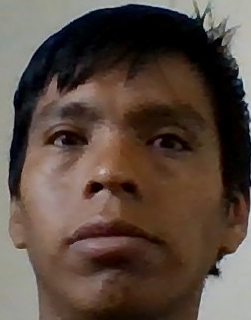
#> input picture TemplateM/template.png, 251 x 320 px
$ python matchingScaling.py
#> lines starting #> are read from the running program, lines starting #| are printed output that depends on the picture; after the words box and inside, x2 and y2 are one past the last pixel; in counts of white or black regions, pixels touching at a corner belong together
#!/usr/bin/env python3
# -*- coding: utf-8 -*-
"""
Created on Tue Jan  7 05:13:53 2020

@author: Gustavo
"""

# import the necessary packages
import numpy as np
import cv2


def image_resize(image, width = None, height = None, inter = cv2.INTER_AREA):
    # initialize the dimensions of the image to be resized and
    # grab the image size
    dim = None
    (h, w) = image.shape[:2]

    # if both the width and height are None, then return the
    # original image
    if width is None and height is None:
        return image

    # check to see if the width is None
    if width is None:
        # calculate the ratio of the height and construct the
        # dimensions
        r = height / float(h)
        dim = (int(w * r), height)

    # otherwise, the height is None
    else:
        # calculate the ratio of the width and construct the
        # dimensions
        r = width / float(w)
        dim = (width, int(h * r))

    # resize the image
    resized = cv2.resize(image, dim, interpolation = inter)

    # return the resized image
    return resized


path='/Users/Gustavo/AnacondaProjects/pythonCode/0_Database/Varios/placas/'


 # load the image image, convert it to grayscale, and detect edges
template = cv2.imread('template.png')
#> template is the input picture: shape (320, 251, 3); mean B, G, R 63.7, 73.3, 89.1
template = cv2.cvtColor(template, cv2.COLOR_BGR2GRAY)
#> template: shape (320, 251)
template = cv2.Canny(template, 50, 200)
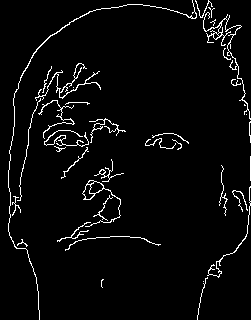
#> template: shape (320, 251); 3.9% white in thin lines or dots
(tH, tW) = template.shape[:2]
#> tH = 320; tW = 251
cv2.imshow("Template", template)

image = cv2.imread('yo3.jpg')
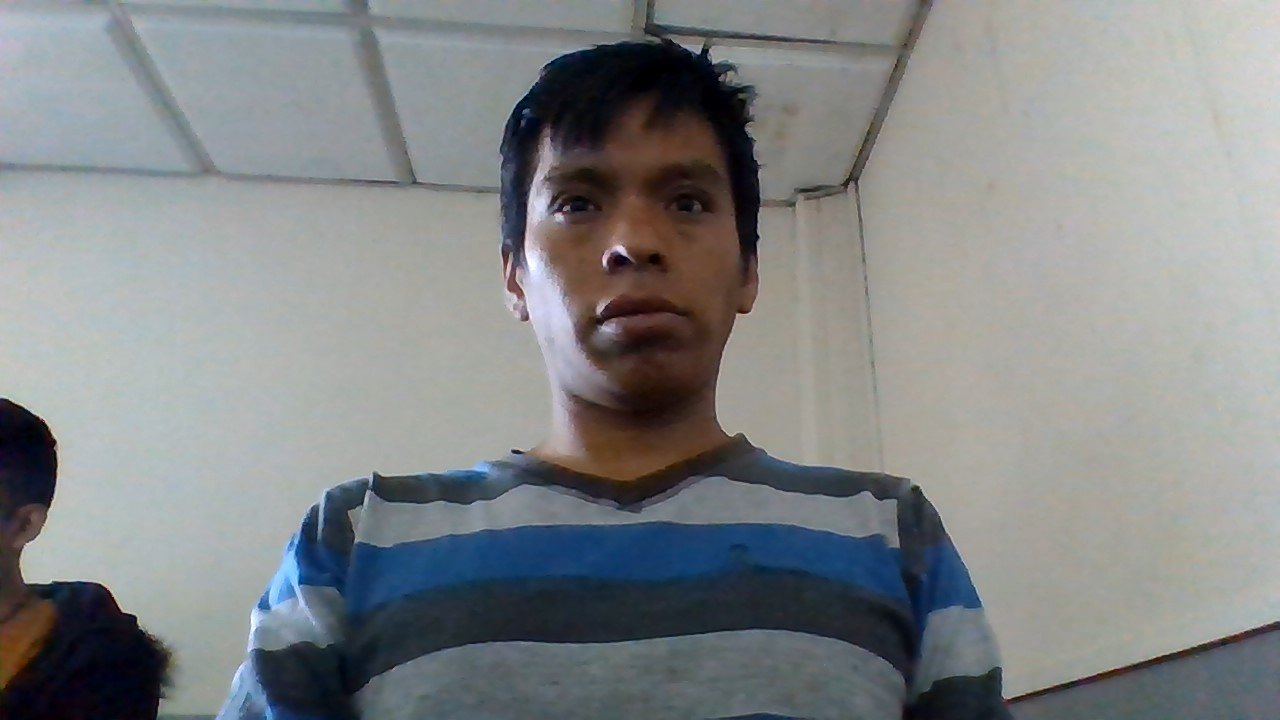
#> input picture TemplateM/yo3.jpg, 1280 x 720 px
#> image is the input picture: shape (720, 1280, 3); mean B, G, R 134.8, 133.7, 130.5
gray = cv2.cvtColor(image, cv2.COLOR_BGR2GRAY)
found = None
visualize=False

# loop over the scales of the image
for scale in np.linspace(0.2, 1.0, 20)[::-1]:
		# resize the image according to the scale, and keep track
		# of the ratio of the resizing
	resized = image_resize(image,width = int(gray.shape[1] * scale))
	r = gray.shape[1] / float(resized.shape[1])

		# if the resized image is smaller than the template, then break
		# from the loop
	if resized.shape[0] < tH or resized.shape[1] < tW:
		break

        # detect edges in the resized, grayscale image and apply template
		# matching to find the template in the image
	edged = cv2.Canny(resized, 50, 200)
	result = cv2.matchTemplate(edged, template, cv2.TM_CCOEFF)
	(_, maxVal, _, maxLoc) = cv2.minMaxLoc(result)

		# check to see if the iteration should be visualized
	if (visualize==False):
			# draw a bounding box around the detected region
		clone = np.dstack([edged, edged, edged])
		cv2.rectangle(clone, (maxLoc[0], maxLoc[1]),
			(maxLoc[0] + tW, maxLoc[1] + tH), (0, 0, 255), 2)
		cv2.imshow("Visualize", clone)
		cv2.waitKey(0)

		# if we have found a new maximum correlation value, then update
		# the bookkeeping variable
	if found is None or maxVal > found[0]:
		found = (maxVal, maxLoc, r)
#> this loop made 15 passes
#> (maxVal, found) on passes 1, 3, 4: (12897466, (12897466, (516, 65), 1)), (14404560, (14404560, (444, 35), 1.09)), (14459971, (14459971, (423, 40), 1.14))
#> (maxVal, maxLoc) on passes 2, 5, 6, 7, 8, 9: (12180793, (488, 56)), (11336164, (391, 32)), (10642329, (381, 21)), (10753143, (362, 14)), (8731958, (339, 3)), (7988125, (285, 24))
#> pass 1, `result = cv2.matchTemplate(edged, template, cv2.TM_CCOEFF)`:
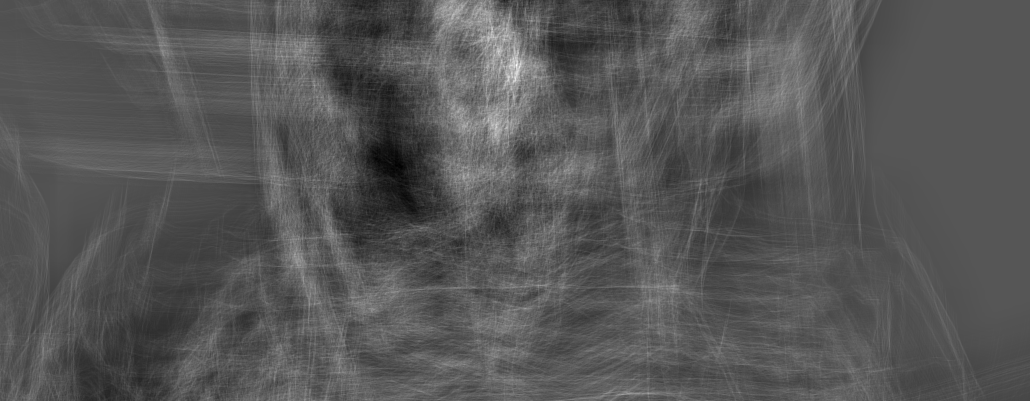
#> result: shape (401, 1030) float32; min -6572458, max 12897466, mean 44035.6; drawn with min black and max white
#> pass 1, `cv2.imshow("Visualize", clone)`:
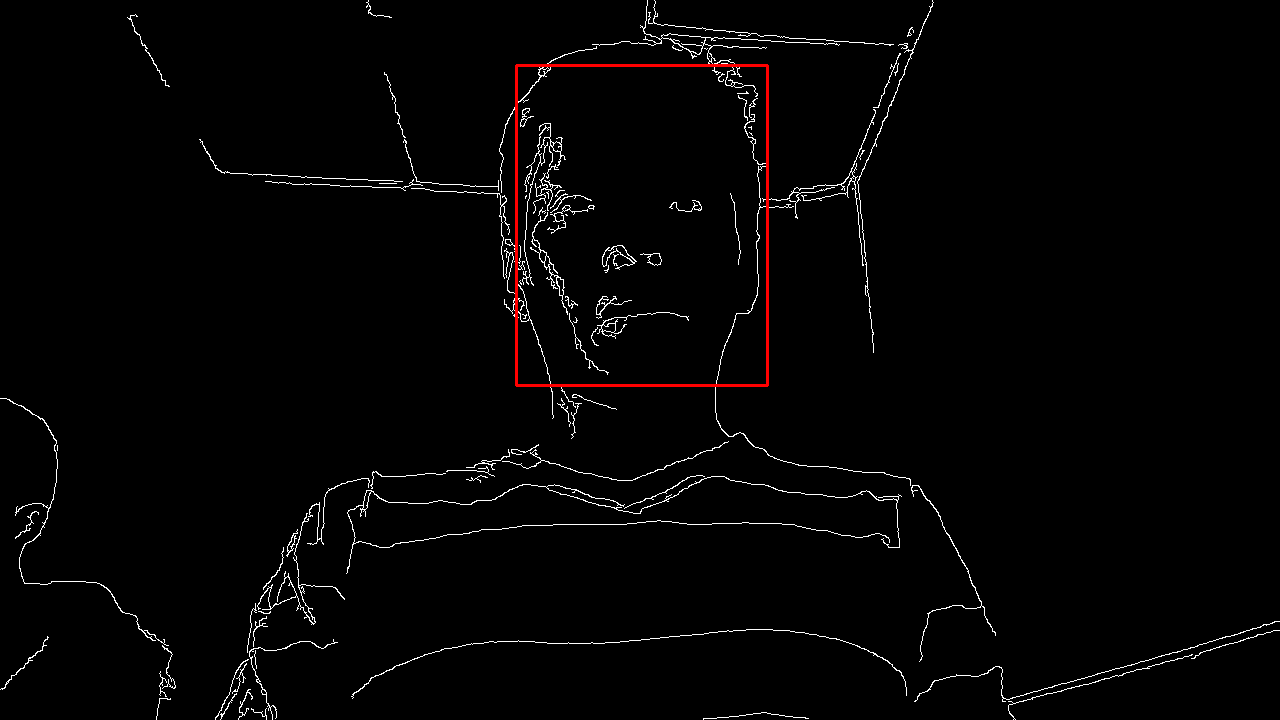
#> window 'Visualize': shape (720, 1280, 3); mean B, G, R 3.7, 3.7, 4.7
#> after the loop:
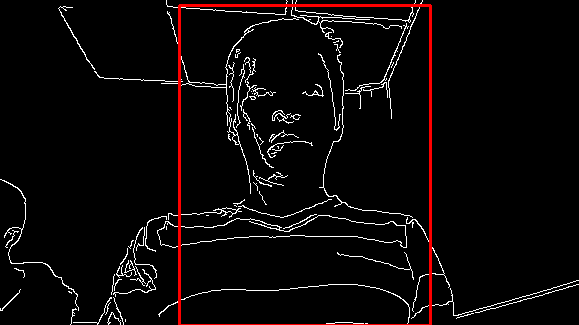
#> clone: shape (325, 579, 3); mean B, G, R 7.9, 7.9, 11.8
#> after the loop:
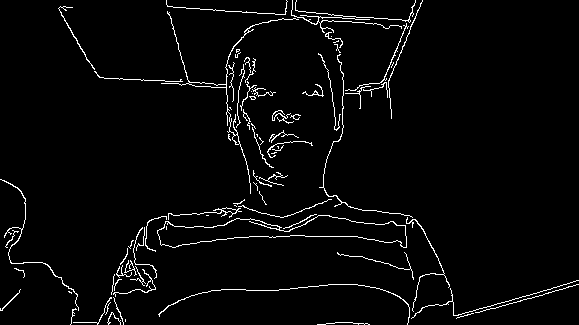
#> edged: shape (325, 579); 3.1% white in thin lines or dots

	# unpack the bookkeeping variable and compute the (x, y) coordinates
	# of the bounding box based on the resized ratio
(_, maxLoc, r) = found
#> maxLoc = (423, 40); r = 1.14
(startX, startY) = (int(maxLoc[0] * r), int(maxLoc[1] * r))
#> startX = 484; startY = 45
(endX, endY) = (int((maxLoc[0] + tW) * r), int((maxLoc[1] + tH) * r))
#> endX = 771; endY = 412

	# draw a bounding box around the detected result and display the image
cv2.rectangle(image, (startX, startY), (endX, endY), (0, 0, 255), 2)
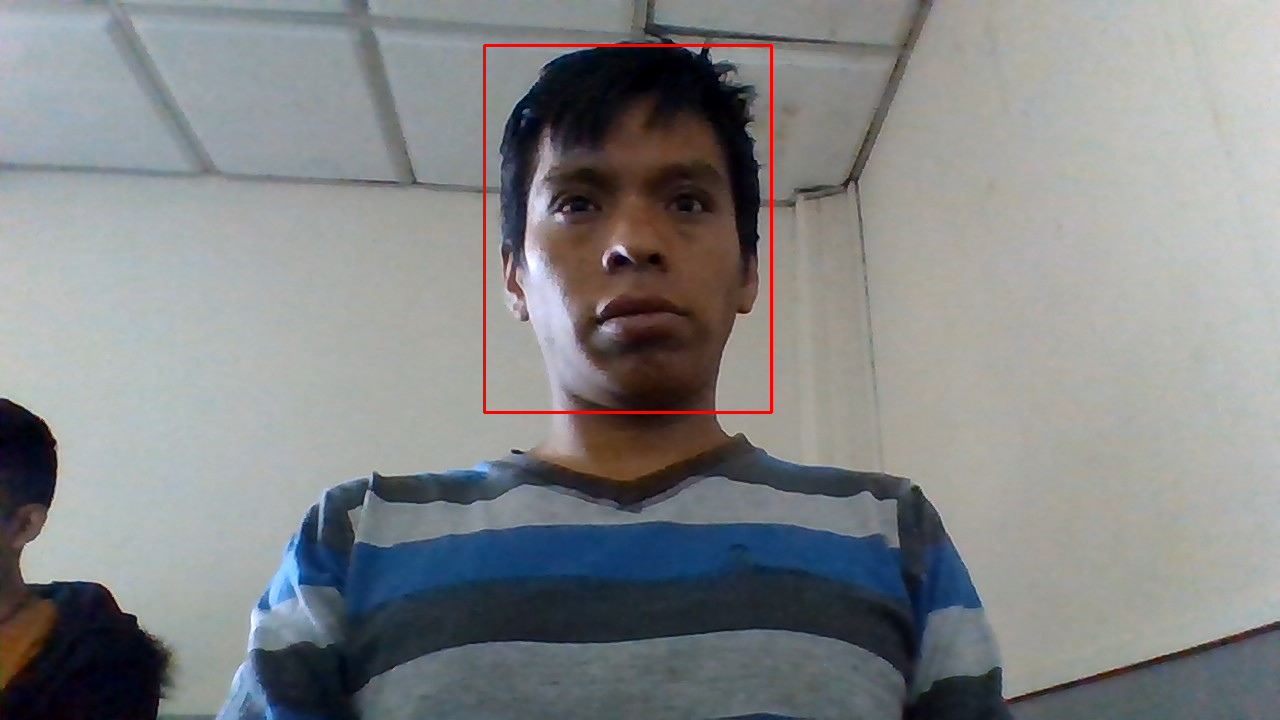
#> image: shape (720, 1280, 3); 0.43% of pixels changed, all inside (x1, y1, x2, y2) = (483, 44, 773, 414)
cv2.imshow("Image", image)
cv2.waitKey(0)
